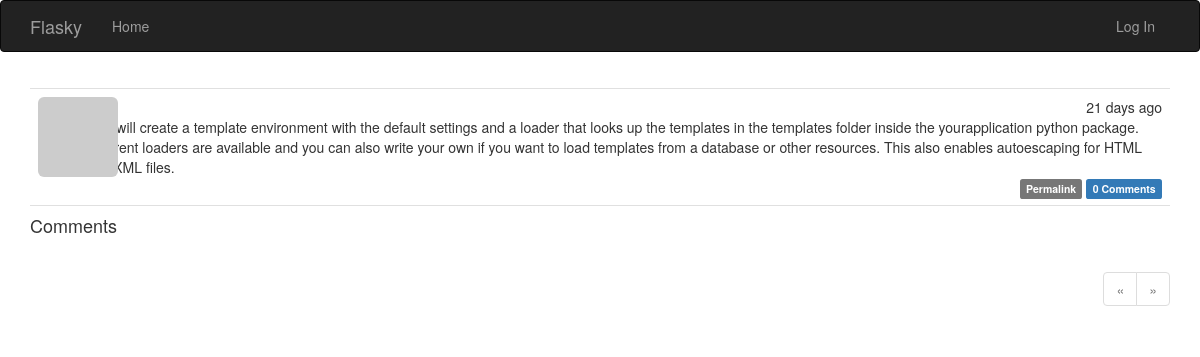
Before: /post/4 with the older database file.
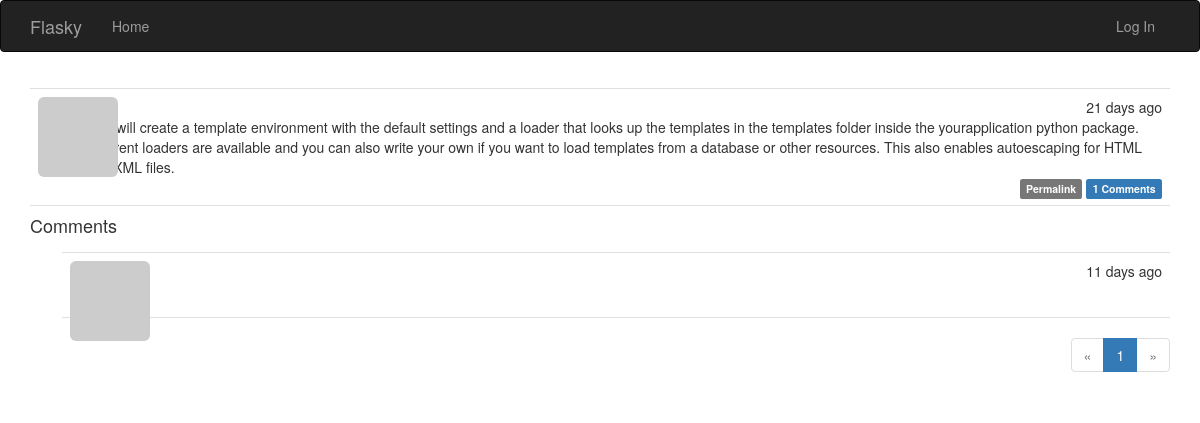
After: the same page with the newer database file.
### app/models.py (models this page shows, shortened)
class Post(db.Model):
    __tablename__ = 'posts'
    id = db.Column(db.Integer, primary_key=True)
    body = db.Column(db.Text)
    body_html = db.Column(db.Text)
    timestamp = db.Column(db.DateTime, index=True, default=datetime.utcnow)
    author_id = db.Column(db.Integer, db.ForeignKey('users.id'))
    comments = db.relationship('Comment', backref='post', lazy='dynamic')

class Comment(db.Model):
    __tablename__ = 'comments'
    id = db.Column(db.Integer, primary_key=True)
    body = db.Column(db.Text)
    body_html = db.Column(db.Text)
    timestamp = db.Column(db.DateTime, index=True, default=datetime.utcnow)
    disabled = db.Column(db.Boolean)
    author_id = db.Column(db.Integer, db.ForeignKey('users.id'))
    post_id = db.Column(db.Integer, db.ForeignKey('posts.id'))

### app/main/views.py (the view, shortened to what this page needs)
@main.route('/post/<int:id>', methods=['GET', 'POST'])
def post(id):
    post = Post.query.get_or_404(id)
    form = CommentForm()
    page = request.args.get('page', 1, type=int)
    if page == -1:
        page = (post.comments.count() - 1) // \
                current_app.config['FLASKY_COMMENTS_PER_PAGE'] + 1
    pagination = post.comments.order_by(Comment.timestamp.asc()).paginate(
        page, per_page=current_app.config['FLASKY_COMMENTS_PER_PAGE'],
        error_out=False)
    comments = pagination.items
    return render_template('post.html', posts=[post], form=form,
                           comments=comments, pagination=pagination)

### app/auth/views.py (called while the page is built)
@auth.before_app_request
def before_request():
    if current_user.is_authenticated:
        current_user.ping()
        if not current_user.confirmed \
                and request.endpoint \
                and request.endpoint[:5] != 'auth.' \
                and request.endpoint != 'static':
            return redirect(url_for('auth.unconfirmed'))

### app/main/__init__.py (called while the page is built)
@main.app_context_processor
def inject_permissions():
    return dict(Permission=Permission)

### app/main/views.py (called while the page is built)
@main.after_app_request
def after_request(response):
    for query in get_debug_queries():
        if query.duration >= current_app.config['FLASKY_SLOW_DB_QUERY_TIME']:
            current_app.logger.warning(
                'Slow query: %s\nParameters: %s\nDuration: %fs\nContext: %s\n' %
                (query.statement, query.parameters, query.duration,
                 query.context))
    return response

### app/models.py (called while the page is built)
    def can(self, permissions):
        return False

    def is_administrator(self):
        return False

### app/templates/post.html (shortened to what this page needs)
{% extends "base.html" %}
{% import "bootstrap/wtf.html" as wtf %}
{% import "_macros.html" as macros %}
{% block page_content %}
{% include '_posts.html' %}
<h4 id="comments">Comments</h4>
{% include '_comments.html' %}
{% if pagination %}
<div class="pagination">
  {{ macros.pagination_widget(pagination, '.post', fragment='#comments',
  id=posts[0].id) }}
</div>
{% endif %}
{% endblock %}

### app/templates/_posts.html (shortened to what this page needs)
<ul class="posts">
  {% for post in posts %}
  <li class="post">
    <div class="post-thumbnail">
      <a href="{{ url_for('.user', username=post.author.username) }}">
        <img class="img-rounded profile-thumbnail" src="{{
        post.author.gravatar(size=40) }}">
      </a>
    </div>
    <div class="post-content">
      <div class="post-date">{{ moment(post.timestamp).fromNow() }}</div>
      <div class="post-author">
        <a href="{{ url_for('.user', username=post.author.username) }}">
        </a>
      </div>
      <div class="post-body">
        {% if post.body_html %}
          {{ post.body_html | safe }}
        {% else %}
          {{ post.body }}
        {% endif %}
      </div>
      <div class="post-footer">
        <a href="{{ url_for('.post', id=post.id) }}">
          <span class="label label-default">Permalink</span>
        </a>
        <a href="{{ url_for('.post', id=post.id) }}#comments">
          <span class="label label-primary">{{ post.comments.count() }}
            Comments</span>
        </a>
      </div>
    </div>
  </li>
  {% endfor %}
</ul>

### app/templates/_comments.html (shortened to what this page needs)
<ul class="comments">
  {% for comment in comments %}
  <li class="comment">
    <div class="comment-thumbnail">
      <a href="{{ url_for('.user', username=comment.author.username) }}">
        <img class="img-rounded profile-thumbnail" src="{{
        comment.author.gravatar(size=40) }}">
      </a>
    </div>
    <div class="comment-content">
      <div class="comment-date">{{ moment(comment.timestamp).fromNow() }}</div>
      <div class="comment-author"><a href="{{ url_for('.user',
          username=comment.author.username) }}">{{ comment.author.username
          }}</a></div>
      <div class="comment-body">
      </div>
    </div>
  </li>
  {% endfor %}
</ul>

Changed rows visible on the page:
computed for Post: comments.count "0" → "1"
added Comment: timestamp "11 days ago"
Other visible differences:
new list line: "1"
